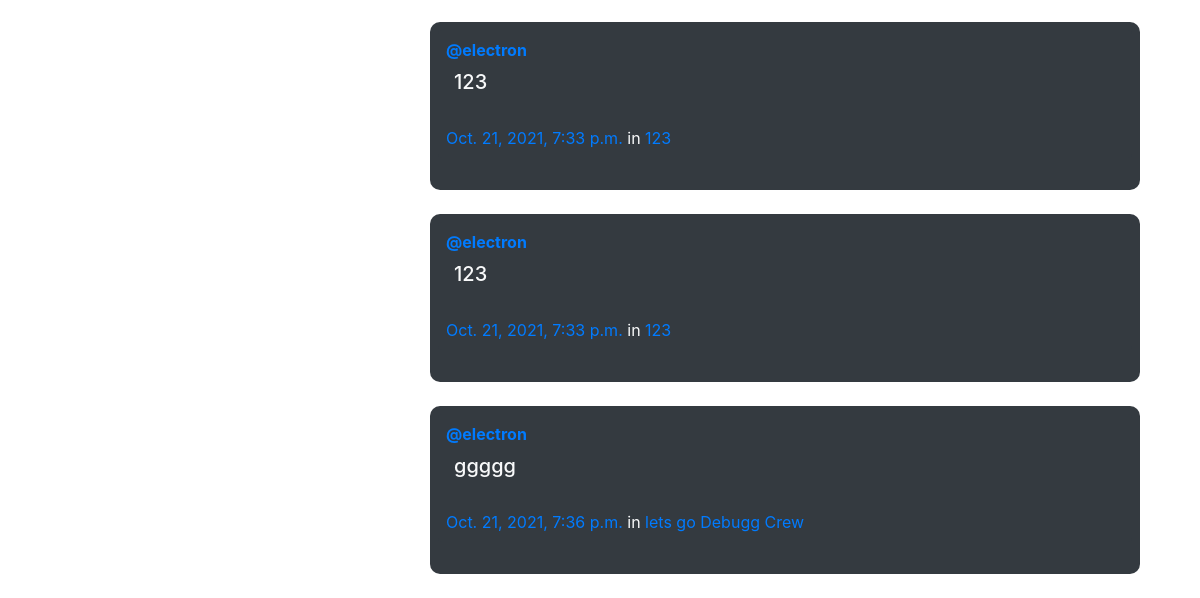
Page /posts/by/electron/ (lower part) on the earlier database version.
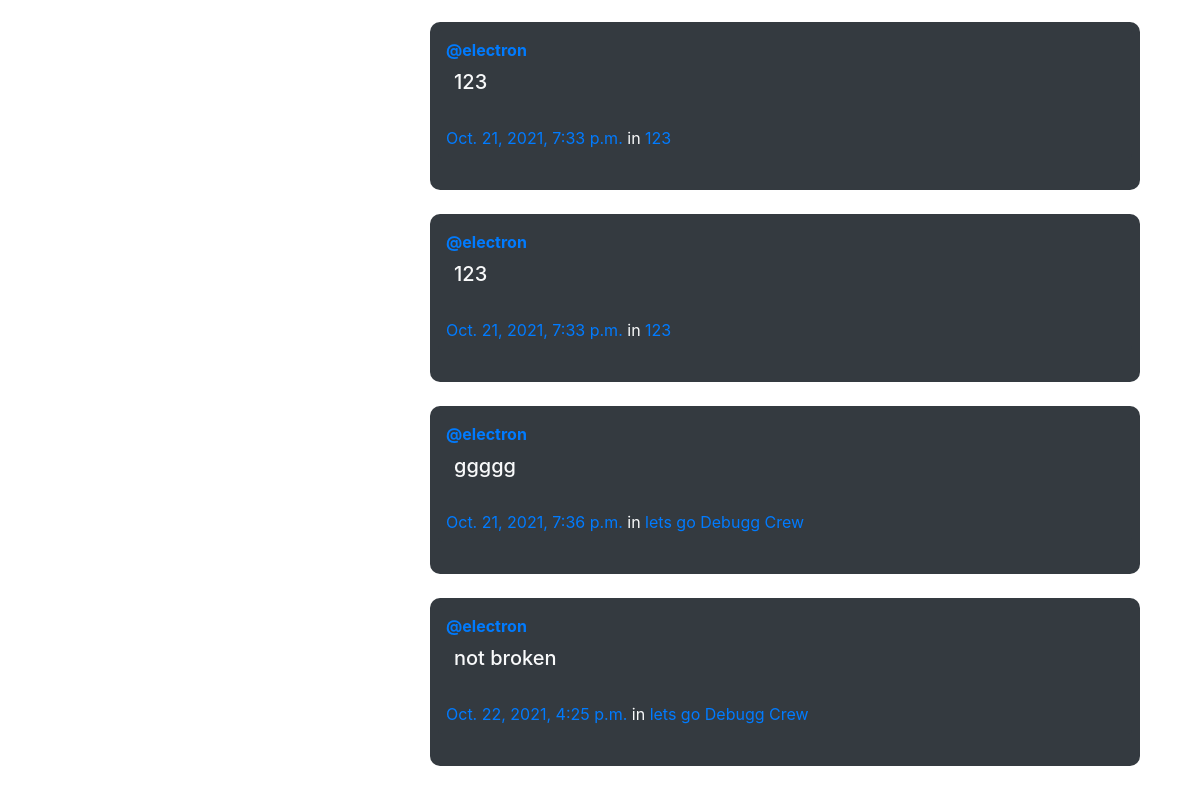
Same page on the later database version.
### posts/models.py (models this page shows, shortened)
class Post(models.Model):
    user = models.ForeignKey(User,related_name='posts',on_delete=models.CASCADE)
    created_at = models.DateTimeField(auto_now_add=True)
    message = models.TextField(blank=True,)
    message_html = models.TextField(editable=False)
    group = models.ForeignKey(Group,related_name='posts',null = True, blank=True,on_delete=models.CASCADE)

### groups/models.py (models this page shows, shortened)
class Group(models.Model):
    name = models.CharField(max_length=255,unique=True)
    slug = models.SlugField(allow_unicode = True,unique=True)
    description = models.TextField(blank=True, default='')
    description_html = models.TextField(editable=False, default='',blank= True)
    members = models.ManyToManyField(User,through='GroupMember')

### posts/views.py (the view)
# urls.py: path("by/<username>/",views.UserPosts.as_view(),name="for_user"),
class UserPosts(generic.ListView):
    model = models.Post
    template_name = "posts/user_post_list.html"
    def get_queryset(self):
        try:
            self.post_user = User.objects.prefetch_related("posts").get(
                username__iexact=self.kwargs.get("username")
            )
        except User.DoesNotExist:
            raise Http404
        else:
            return self.post_user.posts.all()
    def get_context_data(self, **kwargs):
        context = super().get_context_data(**kwargs)
        context["post_user"] = self.post_user
        return context

### posts/templates/posts/user_post_list.html (shortened to what this page needs)
{% extends "posts/post_base.html" %}
{% block prepost %}
<div class="container p-3 col-md-4 ">
</div>
{% endblock %}
{% block post_content %}
<div class="col-md-8 pt-5 ">
	{% for post in post_list %}
	<div class="bg-dark text-light p-2" style="border-radius: 10px;">
		{% include "posts/_post.html" %}
	</div>
	<br>
	{% endfor %}
</div>
{% endblock %}

### posts/templates/posts/_post.html (shortened to what this page needs)
<div class="post media">
	<div class="media-body bg-dark p-2 text-light rounded">
		<a href="{% url 'posts:for_user' username=post.user.username %}"><strong >@{{ post.user.username }}</strong></a>
		<h5 class="media-heading p-2">{{ post.message_html|safe }}</h5>
			<time class="time"><a href="{% url 'posts:single' username=post.user.username pk=post.pk %}">{{ post.created_at}}</a></time>
			{% if post.group %}
			<span class="group-name">in <a href="#">{{ post.group.name }}</a></span>
			{% endif %}
	</div>
</div>
<br>

Differences in the rows shown:
added Post: user.username "electron", message_html "not broken", created_at "Oct. 22, 2021, 4:25 p.m.", group.name "lets go Debugg Crew"
